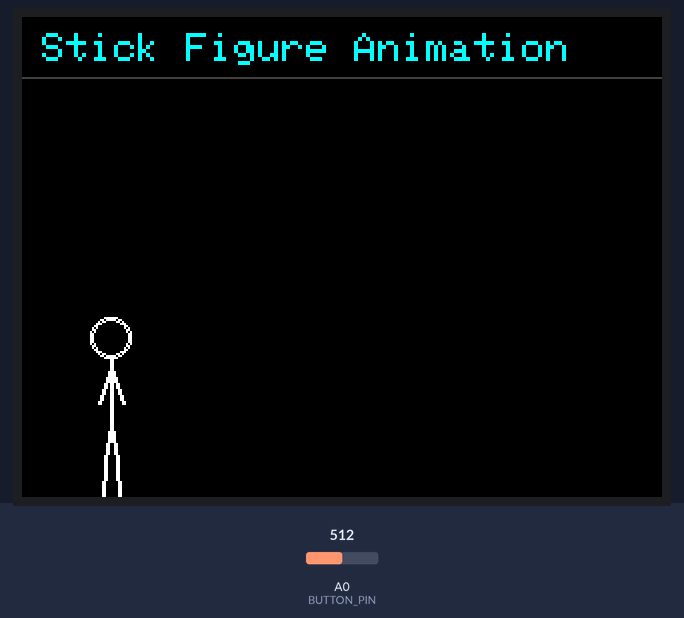
This sketch was run on a simulated Arduino Mega 2560, built with avr-gcc and run on an emulated ATmega2560. Shown: 320×240 colour display. The test bench sets the inputs (shaded band); at power-on: A0 (BUTTON_PIN) = 512. What the sketch prints to the serial monitor is not drawn.

Above: at 0.4 s.

The sketch:

display_test.ino
```cpp
/*
  480 x 320 parallel TFT shield test for Arduino Mega 2560.
  Install MCUFRIEND_kbv and Adafruit GFX Library using Library Manager.
  Select Tools > Board > Arduino Mega or Mega 2560.
  Assumes an MCUFRIEND-compatible parallel shield pinout. SPI displays
  and some Mega-only 16-bit shields need a different driver/pin setup.
  No touch-screen or SD-card library is needed for this test.
*/
#include <Adafruit_GFX.h>
#include <MCUFRIEND_kbv.h>

MCUFRIEND_kbv tft;

// Leave at 0 for automatic detection. Set to the controller printed on
// your module if it cannot be read (e.g. 0x9486 for an ILI9486).
const uint16_t FORCE_DRIVER_ID = 0x9481;
const uint16_t BLACK   = 0x0000;
const uint16_t WHITE   = 0xFFFF;
const uint16_t RED     = 0xF800;
const uint16_t GREEN   = 0x07E0;
const uint16_t BLUE    = 0x001F;
const uint16_t CYAN    = 0x07FF;
const uint16_t MAGENTA = 0xF81F;
const uint16_t YELLOW  = 0xFFE0;
uint16_t driverId;

// =========================================================================
// Configuration Settings
// =========================================================================
const int BUTTON_PIN = A0;             // Analog pin for button input
const int GROUND_Y = 240;              // Horizontal ground line position (Y)
const int STEP_SPEED = 4;              // Pixels to advance each frame (0 = walk in place)
const int MIN_X = 40;                  // Leftmost X position
const int MAX_X = 440;                 // Rightmost X position before wrapping around
const unsigned long FRAME_INTERVAL_MS = 85;  // Milliseconds between animation frames
const unsigned long DEBOUNCE_MS = 50;  // Button debounce threshold in milliseconds
const uint16_t FIGURE_COLOR = WHITE;   // Stick figure color
const uint16_t GROUND_COLOR = WHITE;   // Ground line color

// =========================================================================
// Animation & State Variables
// =========================================================================
bool isWalking = true;                 // Start or stop walking (toggled by button)
int currentX = (STEP_SPEED > 0) ? MIN_X : 240;
int prevX = currentX;
int currentFrame = 0;
unsigned long lastFrameTime = 0;

// Button debounce tracking
int lastRawButton = LOW;
int stableButtonState = LOW;
unsigned long lastDebounceTime = 0;

// =========================================================================
// Stick Figure Walk Cycle Data
// =========================================================================
struct FrameData {
    int8_t bob;          // Vertical torso/hip bob offset (+/- pixels)
    int8_t lk_x, lk_y;   // Left knee offset relative to hip
    int8_t lf_x, lf_y;   // Left foot offset relative to hip
    int8_t rk_x, rk_y;   // Right knee offset relative to hip
    int8_t rf_x, rf_y;   // Right foot offset relative to hip
    int8_t la_x, la_y;   // Left hand offset relative to shoulder
    int8_t ra_x, ra_y;   // Right hand offset relative to shoulder
};

// 8-frame walk cycle with natural knee articulation and counter-arm swing
const FrameData walkFrames[8] = {
    // Frame 0: Left contact (left foot forward, right back), arms counter-swinging
    { -2,   7, 19,  14, 37,  -6, 19, -14, 37,    0, 18,   0, 18 },
    // Frame 1: Left leg supporting body, right foot lifting
    {  0,  10, 17,   7, 37,  10, 17,  -7, 29,   -7, 17,   7, 17 },
    // Frame 2: Right leg passing forward (knee bent), high point
    {  2,  10, 18,   0, 37,  16, 12,   0, 25,  -10, 15,  10, 15 },
    // Frame 3: Right leg extending forward, left leg pushing back
    {  0,   3, 20,  -7, 37,  17, 11,   7, 29,   -7, 17,   7, 17 },
    // Frame 4: Right contact (mirror of Frame 0)
    { -2,  -6, 19, -14, 37,   7, 19,  14, 37,    0, 18,   0, 18 },
    // Frame 5: Right leg supporting body, left foot lifting (mirror of Frame 1)
    {  0,  10, 17,  -7, 29,  10, 17,   7, 37,    7, 17,  -7, 17 },
    // Frame 6: Left leg passing forward (knee bent), high point (mirror of Frame 2)
    {  2,  16, 12,   0, 25,  10, 18,   0, 37,   10, 15, -10, 15 },
    // Frame 7: Left leg extending forward, right leg pushing back (mirror of Frame 3)
    {  0,  17, 11,   7, 29,   3, 20,  -7, 37,    7, 17,  -7, 17 }
};

// Standing / idle pose when stopped
const FrameData standingPose = {
    0,
    -3, 19, -4, 37,
     3, 19,  4, 37,
    -6, 18,
     6, 18
};

// =========================================================================
// Graphic Helpers
// =========================================================================

// Draws 2-pixel wide lines for high visibility on 480x320 TFT
void drawThickLine(int x0, int y0, int x1, int y1, uint16_t color) {
    tft.drawLine(x0, y0, x1, y1, color);
    if (abs(x1 - x0) > abs(y1 - y0)) {
        tft.drawLine(x0, y0 + 1, x1, y1 + 1, color);
    } else {
        tft.drawLine(x0 + 1, y0, x1 + 1, y1, color);
    }
}

// Draws the stick figure at the specified X position with the given frame pose
void drawFigure(int x, const FrameData &f, uint16_t color) {
    int bobY = f.bob;
    int hipY = GROUND_Y - 37 + bobY;
    int neckY = hipY - 32;
    int shoulderY = hipY - 28;
    int headY = hipY - 43;
    const int headRadius = 10;

    // Head (2-pixel outline)
    tft.drawCircle(x, headY, headRadius, color);
    tft.drawCircle(x, headY, headRadius - 1, color);

    // Torso (neck down to hip)
    drawThickLine(x, neckY, x, hipY, color);

    // Arms (shoulder to hands)
    drawThickLine(x, shoulderY, x + f.la_x, shoulderY + f.la_y, color);
    drawThickLine(x, shoulderY, x + f.ra_x, shoulderY + f.ra_y, color);

    // Left leg (hip -> knee -> foot)
    drawThickLine(x, hipY, x + f.lk_x, hipY + f.lk_y, color);
    drawThickLine(x + f.lk_x, hipY + f.lk_y, x + f.lf_x, hipY + f.lf_y, color);

    // Right leg (hip -> knee -> foot)
    drawThickLine(x, hipY, x + f.rk_x, hipY + f.rk_y, color);
    drawThickLine(x + f.rk_x, hipY + f.rk_y, x + f.rf_x, hipY + f.rf_y, color);
}

// Clears only the bounding box of the previous figure position to prevent screen flicker
void eraseFigure(int x) {
    int clearX = x - 28;
    int clearW = 56;
    int clearY = 142;
    int clearH = (GROUND_Y + 2) - clearY + 1; // 101 pixels high

    // Clamp coordinates inside screen bounds
    if (clearX < 0) {
        clearW += clearX;
        clearX = 0;
    }
    if (clearX + clearW > tft.width()) {
        clearW = tft.width() - clearX;
    }

    if (clearW > 0) {
        tft.fillRect(clearX, clearY, clearW, clearH, BLACK);
        // Restore ground line segment inside cleared area
        tft.drawFastHLine(clearX, GROUND_Y, clearW, GROUND_COLOR);
    }
}

// Updates status text without full screen redrawing
void drawStatus(bool walking) {
    tft.setTextSize(2);
    tft.setCursor(20, 260);
    tft.setTextColor(WHITE, BLACK);
    tft.print(F("State: "));
    if (walking) {
        tft.setTextColor(GREEN, BLACK);
        tft.print(F("WALKING"));
    } else {
        tft.setTextColor(RED, BLACK);
        tft.print(F("STOPPED"));
    }
}

// Initial scene setup (header, ground line, UI text)
void drawScene() {
    tft.fillScreen(BLACK);

    // Header banner
    tft.setTextSize(2);
    tft.setTextColor(CYAN, BLACK);
    tft.setCursor(10, 8);
    tft.print(F("Stick Figure Animation"));
    tft.drawFastHLine(0, 30, tft.width(), 0x4208);

    // Ground line
    tft.drawFastHLine(0, GROUND_Y, tft.width(), GROUND_COLOR);

    // Initial status display
    drawStatus(isWalking);

    // Instruction prompt
    tft.setTextSize(1);
    tft.setTextColor(YELLOW, BLACK);
    tft.setCursor(20, 292);
    tft.print(F("Press the button on pin A0 to Start / Stop walking"));
}

// =========================================================================
// Setup
// =========================================================================
void setup() {
    Serial.begin(115200);
    tft.reset();
    const uint16_t detectedId = tft.readID();
    Serial.print(F("Detected TFT ID: 0x"));
    Serial.println(detectedId, HEX);
    driverId = FORCE_DRIVER_ID ? FORCE_DRIVER_ID : detectedId;

    if (driverId == 0xD3D3 || driverId == 0xFFFF || driverId == 0x0000) {
        Serial.println(F("Cannot read controller. Set FORCE_DRIVER_ID to your TFT controller ID."));
        while (true) { delay(1000); }
    }

    tft.begin(driverId);
    tft.setRotation(1);  // Landscape: 480 wide by 320 high.
    tft.setTextWrap(false);

    Serial.print(F("Landscape dimensions: "));
    Serial.print(tft.width());
    Serial.print('x');
    Serial.println(tft.height());

    // Draw the static UI and ground line
    drawScene();

    // Draw the initial stick figure pose
    if (isWalking) {
        drawFigure(currentX, walkFrames[currentFrame], FIGURE_COLOR);
    } else {
        drawFigure(currentX, standingPose, FIGURE_COLOR);
    }
    prevX = currentX;

    Serial.println(F("Animation initialized."));
    Serial.println(F("Press button connected to A0 to start/stop walking."));
}

// =========================================================================
// Main Loop
// =========================================================================
void loop() {
    // 1. Read button with non-blocking debounce
    int rawButton = (analogRead(BUTTON_PIN) < 5) ? LOW : HIGH;

    if (rawButton != lastRawButton) {
        lastDebounceTime = millis();
        lastRawButton = rawButton;
    }

    if ((millis() - lastDebounceTime) > DEBOUNCE_MS) {
        if (rawButton != stableButtonState) {
            stableButtonState = rawButton;
            // Rising edge trigger on button press
            if (stableButtonState == HIGH) {
                isWalking = !isWalking;
                Serial.print(F("Button pressed -> State: "));
                Serial.println(isWalking ? F("WALKING") : F("STOPPED"));

                drawStatus(isWalking);

                if (!isWalking) {
                    // Immediately transition to standing pose at current position
                    eraseFigure(prevX);
                    drawFigure(currentX, standingPose, FIGURE_COLOR);
                    prevX = currentX;
                }
            }
        }
    }

    // 2. Advance walking animation
    if (isWalking) {
        unsigned long currentMillis = millis();
        if (currentMillis - lastFrameTime >= FRAME_INTERVAL_MS) {
            lastFrameTime = currentMillis;

            // Advance frame cycle
            currentFrame = (currentFrame + 1) % 8;

            // Advance X position
            currentX += STEP_SPEED;
            if (currentX > MAX_X) {
                currentX = MIN_X;
            }

            // Erase previous figure position and render the new frame
            eraseFigure(prevX);
            drawFigure(currentX, walkFrames[currentFrame], FIGURE_COLOR);
            prevX = currentX;
        }
    }
}
```
